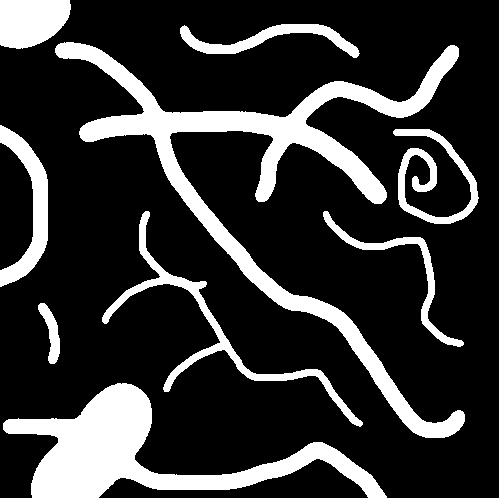
%> input picture final/edgeline/binary.png, 499 x 498 px
$ octave detectLines.m   (GNU Octave 9; MATLAB toolbox functions it lacks are replaced by stand-ins)
%> lines starting %> are read from the running program, lines starting %| are printed output that depends on the picture; in (x1, y1, x2, y2) boxes, pixels count from 0 and x2, y2 are one past the last pixel; in counts of white or black regions, pixels touching at a corner belong together; the program's own positions count from 1
### final/edgeline/houghMatViz.m
function houghMatViz(H,T,R)
figure
% Convert the hough matrix to a grayscale image
Hgray = mat2gray(H);
% Enhance its brightness
Hgray = imadjust(Hgray);

imshow(Hgray,'XData',T,'YData',R,'InitialMagnification','fit');
hold on
% turn on the axis
axis on
% adjusts the aspect ratio of the axes and the relative scaling of the
% data units so that the plot fits the figure's shap
axis normal
% assign a colormap for the image
colormap(hot);title('Hough Transform');
% add x-y labels
xlabel('\theta')
ylabel('\rho');

### final/edgeline/detectLines.m
%% Load the image
clc; close all; clear;
imtool close all;

ob = imread('binary.png');
%> ob is the input picture: size 498x499x3 uint8; 20.3% white; 9 white regions, largest, box (x1, y1, x2, y2) and area: (55, 42, 465, 438) 20148, (3, 383, 387, 498) 14100, (102, 211, 363, 427) 3754
ob = rgb2gray(ob);
figure; imshow(ob);

%% Skeletonize the worms such that the dead worms become lines
obSkel = bwmorph(ob,'skel',Inf);
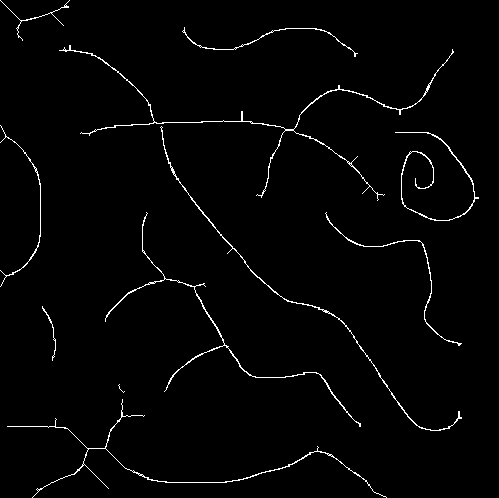
%> obSkel: size 498x499 logical; 1.8% white in thin lines or dots
figure, imshow(obSkel)
title('Ob Skeleton')

%% Fit lines to the worms to extact their length using hough Transform
% Get the Hough Transform Matrix for the skeletonized worms
[H, T, R] = hough(obSkel);
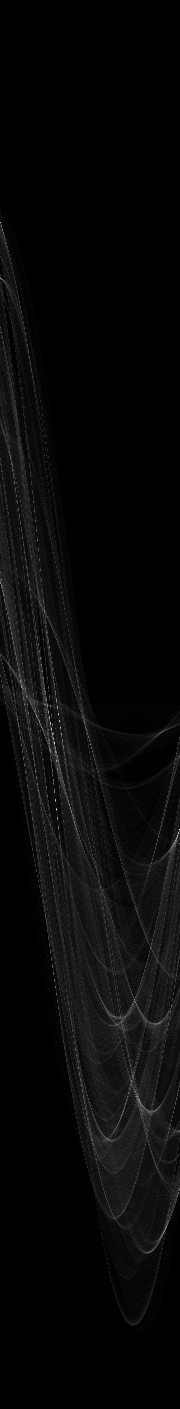
%> H: size 1409x180 double; min 0, max 95, mean 3.2; drawn with min black and max white
%> T = 180 values from -90 to 89; R = 1409 values from -704 to 704

% Visualize the Hough Matrix
houghMatViz(H,T,R)
%> in houghMatViz, `Hgray = imadjust(Hgray);`:
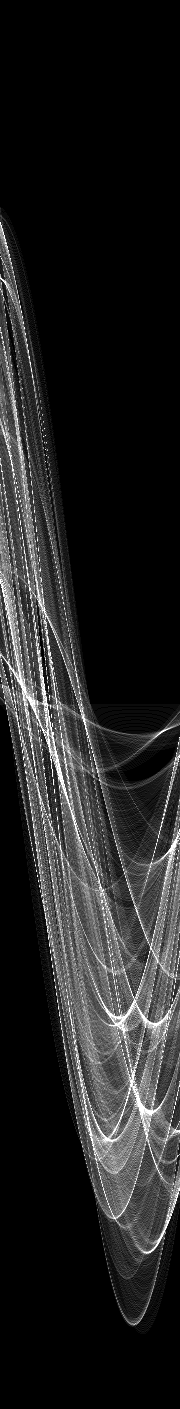
%> Hgray: size 1409x180 double; min 0, max 1, mean 0.135
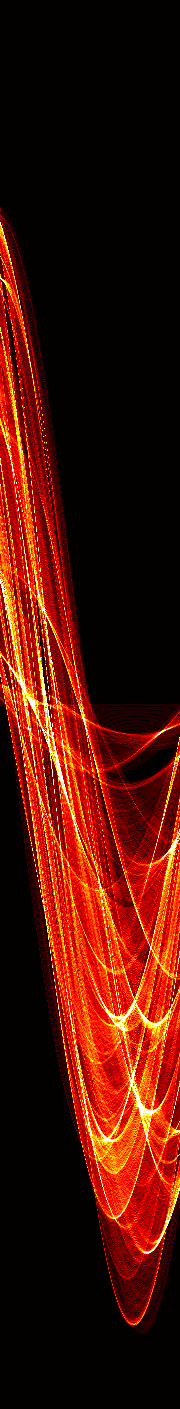
%> displayed picture: size 1409x180x3, on the screen's scale of 0 to 255; mean R, G, B 74.4, 17, 4

%% Locate peaks in the Hough transform matrix.
% Select a greater nHoodSize value to avoids detecting lines that are very close by (similar rho and theta)
peaks = houghpeaks(H, 30,'NHoodSize', [85 21]);
%> peaks = 17 rows, first 12: [830 180; 810 57; 744 55; 223 1; 1000 135; 1101 140; 687 22; 1227 167; 745 91; 279 1; 716 37; 791 39]

%% Extract lines location corresponding to the peaks in Hough Transform matrix
lines = houghlines(obSkel, T, R, peaks);
%> lines = 17 lines; longest, point1 to point2 (x, y): (345, 324) to (410, 419), (203, 307) to (249, 375), (171, 168) to (214, 227), (288, 467) to (227, 483), (166, 483) to (227, 483), (321, 375) to (354, 420)

%% Visualize worms
figure
imshow(ob)
hold on

numLines = length(lines);
%> numLines = 17

for k = 1:numLines
   xy = [lines(k).point1; lines(k).point2];

   % Plot the detected lines and highlight the beginnings and ends of lines
   % with green markers
    plot(xy(:,1),xy(:,2),'LineWidth',2,'Color','red',...
         'Marker', 'x', 'MarkerEdgeColor', 'g');

end
%> this loop made 17 passes
%> xy on passes 1 to 12: [203 122; 252 122], [154 123; 202 123], [345 324; 410 419], [171 168; 214 227], [321 375; 354 420], [166 483; 227 483], [283 134; 317 99], [276 126; 325 145], [288 467; 227 483], [41 184; 41 237], [8 427; 56 427], [92 54; 128 80]

title('Detected lines plotted over image');
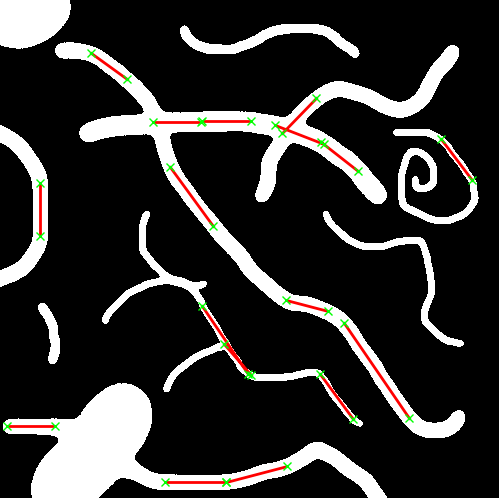
%> figure redrawn from the program's plot data; its title reads 'Detected lines plotted over image'
